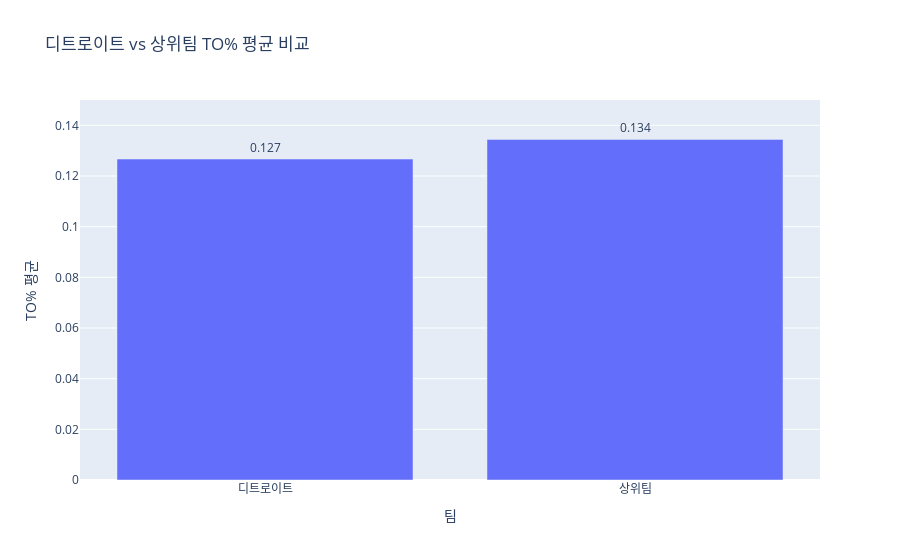

The notebook cell saved with this chart:
### Code cell
det = df1[df1['TEAM'].str.contains("Detroit", case=False, na=False)].copy()

# 상위팀만 필터
top = df1[df1['TEAM_LVL'] == '상위팀'].copy()

# 평균 TO% 계산
det_to_mean = det['TO%'].mean()
top_to_mean = top['TO%'].mean()

print("디트로이트 평균 TO%:", round(det_to_mean, 3))
print("상위팀 평균 TO%:", round(top_to_mean, 3))

data = {
    '팀': ['디트로이트', '상위팀'],
    'TO% 평균': [det_to_mean, top_to_mean]
}
df_plot = pd.DataFrame(data)

fig = px.bar(df_plot,
             x='팀',
             y='TO% 평균',
             title="디트로이트 vs 상위팀 TO% 평균 비교",
             text='TO% 평균')

fig.update_traces(texttemplate='%{text:.3f}', textposition='outside')
fig.update_yaxes(range=[0,0.15])
fig.show()

### Figure 1 — Plotly figure (JSON) as saved in the notebook; plotly's stock layout.template omitted (floating-point values rounded to 4 significant figures)
{"data": [{"hovertemplate": "팀=%{x}<br>TO% 평균=%{text}<extra></extra>", "legendgroup": "", "marker": {"color": "#636efa", "pattern": {"shape": ""}}, "name": "", "orientation": "v", "showlegend": false, "text": [0.1267, 0.1345], "textposition": "outside", "texttemplate": "%{text:.3f}", "type": "bar", "x": ["디트로이트", "상위팀"], "xaxis": "x", "y": [0.1267, 0.1345], "yaxis": "y"}], "layout": {"barmode": "relative", "legend": {"tracegroupgap": 0}, "title": {"text": "디트로이트 vs 상위팀 TO% 평균 비교"}, "xaxis": {"anchor": "y", "domain": [0, 1], "title": {"text": "팀"}}, "yaxis": {"anchor": "x", "domain": [0, 1], "range": [0, 0.15], "title": {"text": "TO% 평균"}}}}
